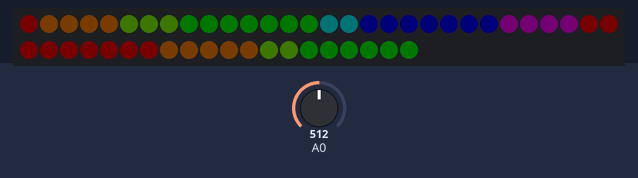
Bench run of a sketch on a simulated Arduino Uno, built with avr-gcc and run on an emulated ATmega328P. Shown: 50 RGB LEDs in strip order, left to right, continuing on the next row. Inputs (shaded band) come from the test bench; at power-on: A0 = 512. Dim RGB values are drawn brighter than linear; what the sketch prints to the serial monitor is not drawn.

Above: at 1.2 s.
1.3 s: A0 set to 627
2.9 s: A0 set to 647
At 3.31 s:
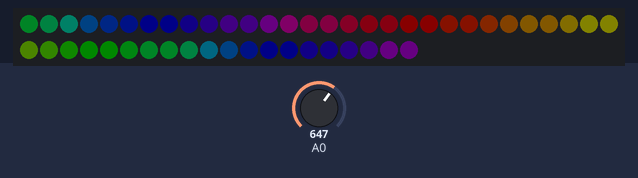
At 4.05 s:
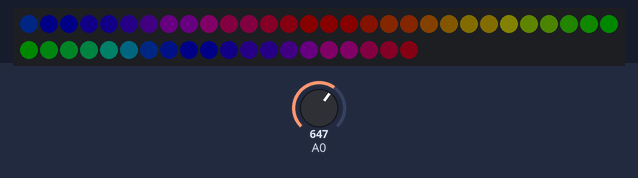
5.4 s: A0 set to 511
At 5.77 s:
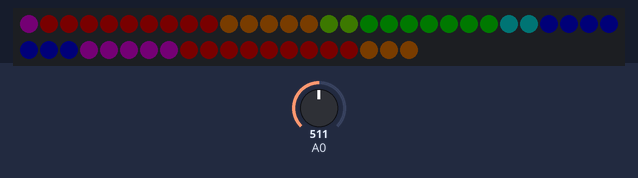
Timing chart, 0 to 8.4 s (numbered marks = the images above; inputs shaded):
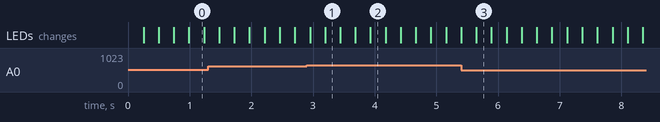

Measured:
- the behaviour switches between 638 and 639 on A0 (found by bisection; images 0 and 1)
- after the input at 2.9 s, the LEDs: first differ from a run without the input after 0.30 s (image 1)
- after the input at 5.4 s, the LEDs: first differ from a run without the input after 0.25 s (image 3)

The sketch:

MicLights.ino
```cpp
#include <arduinoFFT.h>

#include "FastLED.h"
#include <Servo.h>

#define NUM_LEDS 50
#define SAMPLES 128 // Must be a power of 2
#define SAMPLING_FREQUENCY 40000

arduinoFFT FFT = arduinoFFT();

unsigned int sampling_period_us;
unsigned long currentMicros, previousMicros;

double vReal[SAMPLES];
double vImag[SAMPLES];

CRGB leds[NUM_LEDS];
uint8_t gHue = 0; // rotating "base color"

void setup() {

  Serial.begin(9600);

  FastLED.addLeds<NEOPIXEL, A1>(leds, NUM_LEDS);
  pinMode(A0, INPUT);

  sampling_period_us = round(1000000 * (1.0 / SAMPLING_FREQUENCY));
}

double getDecibel() {
  for (int i = 0; i < SAMPLES; i++) {
    currentMicros = micros() - previousMicros; // To prevent the program from crashing when micros() overflows after ~70 min
    previousMicros = currentMicros;
    vReal[i] = analogRead(A0);
    vImag[i] = 0;
    while (micros() < (currentMicros + sampling_period_us)) {
      // do nothing
    }
  }
  FFT.Windowing(vReal, SAMPLES, FFT_WIN_TYP_HAMMING, FFT_FORWARD);
  FFT.Compute(vReal, vImag, SAMPLES, FFT_FORWARD);
  FFT.ComplexToMagnitude(vReal, vImag, SAMPLES);
  for (int i = 2; i < (SAMPLES/2); i++){
    if (vReal[i] > 100) {
      Serial.print(':');Serial.print(i);Serial.print(';');
      return i;
    }
  }
  return 0;
}

void loop() {
  int pot = analogRead(A0);
//  Serial.print(pot); Serial.println();

  fill_rainbow( leds, NUM_LEDS, gHue, 7);
  FastLED.show();
  FastLED.delay(50);


  int volume = map(getDecibel(), 0, 25, 2, 100);
  FastLED.setBrightness(volume);

  // Rotate through colors
  EVERY_N_MILLISECONDS( 1 ) { gHue = gHue + 10; }

  //  for (int i = 0; i < NUM_LEDS; i++) {
  //    leds[0] = CRGB::White; FastLED.show(); delay(30);
  //    leds[0] = CRGB::Black; FastLED.show(); delay(30);
  //  }

}
```
